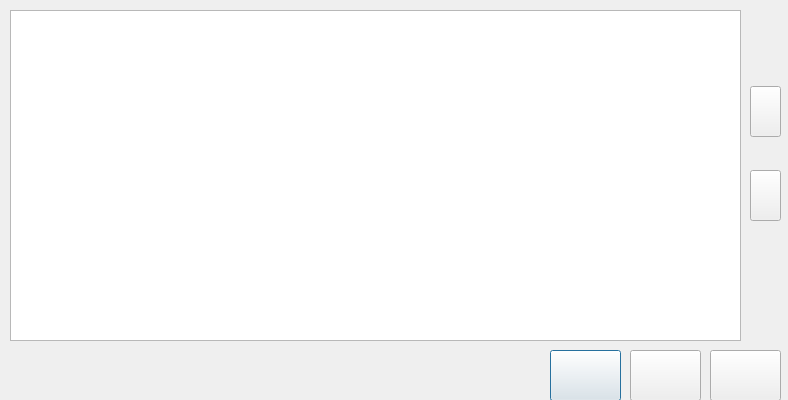
<?xml version="1.0" encoding="UTF-8"?>
<ui version="4.0">
 <class>CWarnHistoryDialog</class>
 <widget class="QDialog" name="CWarnHistoryDialog">
  <property name="geometry">
   <rect>
    <x>0</x>
    <y>0</y>
    <width>788</width>
    <height>400</height>
   </rect>
  </property>
  <property name="windowTitle">
   <string>Dialog</string>
  </property>
  <widget class="QWidget" name="widget_warn" native="true">
   <property name="geometry">
    <rect>
     <x>470</x>
     <y>350</y>
     <width>61</width>
     <height>41</height>
    </rect>
   </property>
  </widget>
  <widget class="QTableWidget" name="tableWidget">
   <property name="geometry">
    <rect>
     <x>10</x>
     <y>10</y>
     <width>731</width>
     <height>331</height>
    </rect>
   </property>
  </widget>
  <widget class="QPushButton" name="pushButton_pre_page">
   <property name="geometry">
    <rect>
     <x>550</x>
     <y>350</y>
     <width>71</width>
     <height>51</height>
    </rect>
   </property>
  </widget>
  <widget class="QPushButton" name="pushButton_next_page">
   <property name="geometry">
    <rect>
     <x>630</x>
     <y>350</y>
     <width>71</width>
     <height>51</height>
    </rect>
   </property>
  </widget>
  <widget class="QPushButton" name="pushButton_return_back">
   <property name="geometry">
    <rect>
     <x>710</x>
     <y>350</y>
     <width>71</width>
     <height>51</height>
    </rect>
   </property>
  </widget>
  <widget class="QPushButton" name="pushButton_pre_list">
   <property name="geometry">
    <rect>
     <x>750</x>
     <y>86</y>
     <width>31</width>
     <height>51</height>
    </rect>
   </property>
  </widget>
  <widget class="QPushButton" name="pushButton_next_list">
   <property name="geometry">
    <rect>
     <x>750</x>
     <y>170</y>
     <width>31</width>
     <height>51</height>
    </rect>
   </property>
  </widget>
 </widget>
 <resources/>
 <connections/>
</ui>
